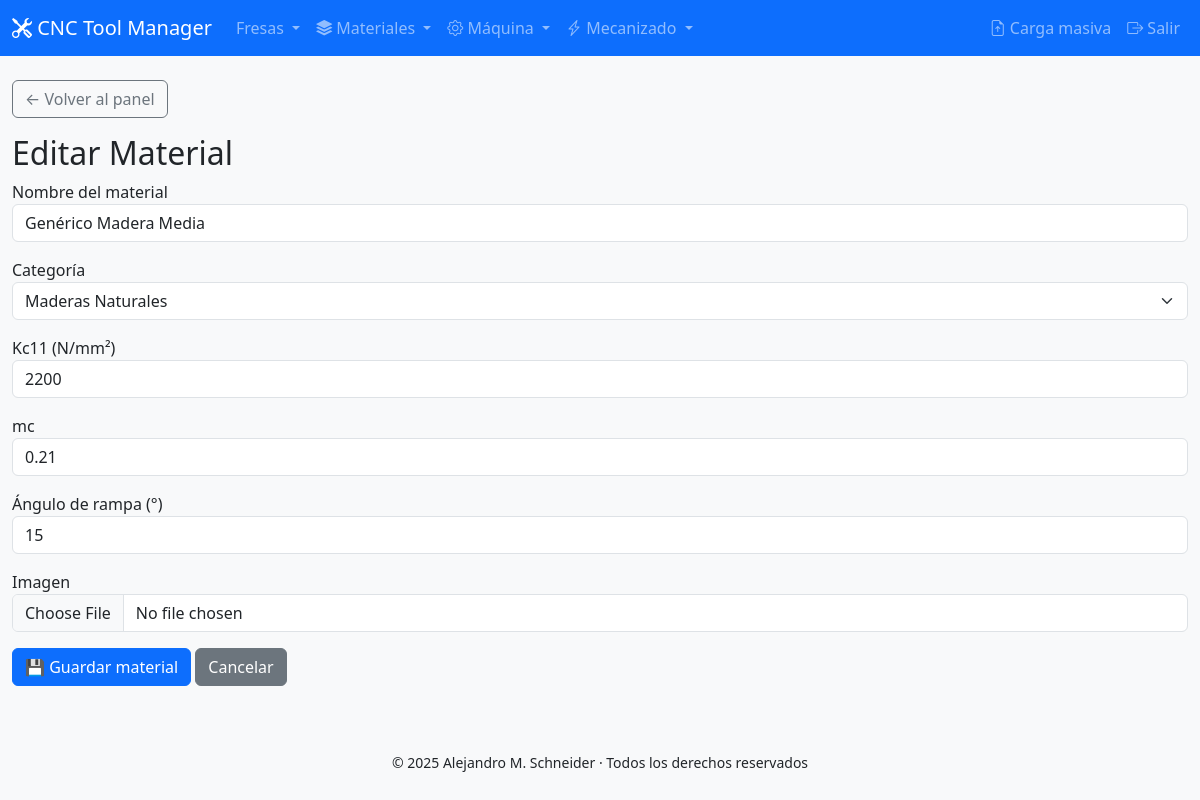
Before: /admin/panel/material_form.php?id=4 with the older database file.
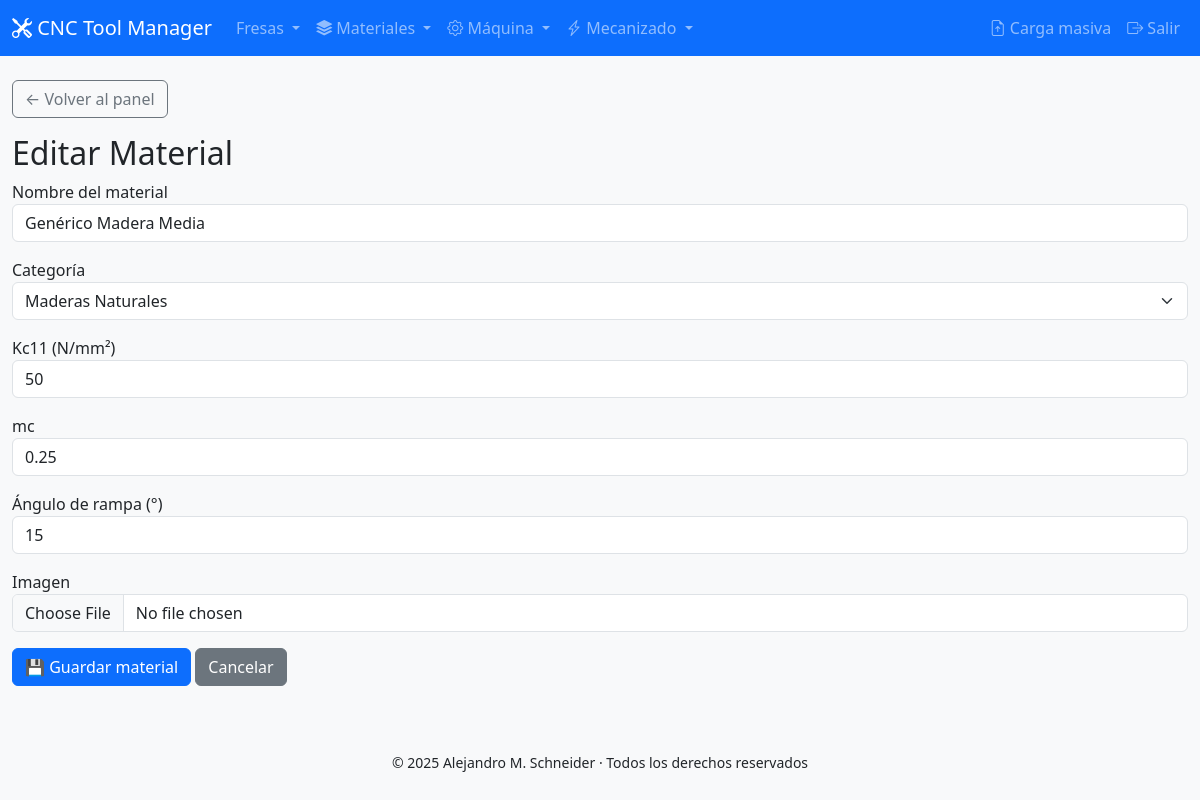
After: the same page with the newer database file.
### tables this page shows
CREATE TABLE `materials` (
  `material_id` int(11) NOT NULL,
  `category_id` int(11) DEFAULT NULL,
  `name` varchar(100) NOT NULL,
  `kc11` float DEFAULT NULL,
  `mc` float DEFAULT NULL,
  `angle_ramp` tinyint(4) NOT NULL DEFAULT 15,
  `image` varchar(255) DEFAULT NULL
);

CREATE TABLE `materialcategories` (
  `category_id` int(11) NOT NULL,
  `name` varchar(100) NOT NULL,
  `parent_id` int(11) DEFAULT NULL,
  `image` varchar(255) DEFAULT NULL
);

### admin/panel/material_form.php (the view, shortened to what this page needs)
<?php
require_once '../includes/db.php';
include 'header.php';
$material_id = $_GET['id'] ?? null;
$categories = $pdo->query("SELECT * FROM materialcategories ORDER BY name")->fetchAll(PDO::FETCH_ASSOC);
$data = [
  'name'       => '',
  'category_id'=> '',
  'kc11'       => '',
  'mc'         => '',
  'angle_ramp' => '',
  'image'      => ''
];
if ($material_id) {
  $stmt = $pdo->prepare("SELECT * FROM materials WHERE material_id = ?");
  $stmt->execute([$material_id]);
  $data = $stmt->fetch();
}
?>
<h2><?= $material_id ? 'Editar Material' : 'Nuevo Material' ?></h2>
<form action="material_save.php" method="POST" enctype="multipart/form-data">
  <div class="mb-3">
    <label>Nombre del material</label>
    <input type="text" name="name" class="form-control" required value="<?= htmlspecialchars($data['name']) ?>">
  </div>
  <div class="mb-3">
    <label>Categoría</label>
    <select name="category_id" class="form-select" required>
      <?php foreach ($categories as $cat): ?>
        <option value="<?= $cat['category_id'] ?>" <?= $data['category_id'] == $cat['category_id'] ? 'selected' : '' ?>>
          <?= htmlspecialchars($cat['name']) ?>
        </option>
      <?php endforeach; ?>
    </select>
  </div>
  <div class="mb-3">
    <label>Kc11 (N/mm²)</label>
    <input type="number" step="0.1" name="kc11" class="form-control" value="<?= $data['kc11'] ?>">
  </div>
  <div class="mb-3">
    <label>mc</label>
    <input type="number" step="0.01" name="mc" class="form-control" value="<?= $data['mc'] ?>">
  </div>
  <div class="mb-3">
    <label>Ángulo de rampa (°)</label>
    <input type="number" step="1" name="angle_ramp" class="form-control" value="<?= $data['angle_ramp'] ?>">
  </div>
  <div class="mb-3">
    <label>Imagen</label>
    <input type="file" name="image" class="form-control">
  </div>
  <button type="submit" class="btn btn-primary">💾 Guardar material</button>
  <a href="materials.php" class="btn btn-secondary">Cancelar</a>
</form>
<?php include '../includes/footer.php'; ?>

### admin/panel/header.php (shortened to what this page needs)
<!doctype html>
<html lang="es">
<head>
  <link href="https://cdn.jsdelivr.net/npm/bootstrap@5.3.3/dist/css/bootstrap.min.css" rel="stylesheet">
  <link href="https://cdn.jsdelivr.net/npm/bootstrap-icons@1.11.3/font/bootstrap-icons.css" rel="stylesheet">
</head>
<body class="bg-light">
<nav class="navbar navbar-expand-lg navbar-dark bg-primary mb-4">
  <div class="container-fluid">
    <a class="navbar-brand" href="dashboard.php">
      <i class="bi bi-tools"></i> CNC Tool Manager
    </a>
    <div class="collapse navbar-collapse" id="mainNav">
      <ul class="navbar-nav me-auto mb-2 mb-lg-0">
        <li class="nav-item dropdown">
          <a class="nav-link dropdown-toggle" href="#" id="navFresas" data-bs-toggle="dropdown">
            <i class="bi bi-drill"></i> Fresas
          </a>
        </li>
        <li class="nav-item dropdown">
          <a class="nav-link dropdown-toggle" href="#" id="navMateriales" data-bs-toggle="dropdown">
            <i class="bi bi-stack"></i> Materiales
          </a>
        </li>
        <li class="nav-item dropdown">
          <a class="nav-link dropdown-toggle" href="#" id="navMaquina" data-bs-toggle="dropdown">
            <i class="bi bi-gear"></i> Máquina
          </a>
        </li>
        <li class="nav-item dropdown">
          <a class="nav-link dropdown-toggle" href="#" id="navMecanizado" data-bs-toggle="dropdown">
            <i class="bi bi-lightning-charge"></i> Mecanizado
          </a>
        </li>
      </ul>
      <ul class="navbar-nav ms-auto">
        <li class="nav-item">
          <a class="nav-link" href="bulk_upload.php">
            <i class="bi bi-file-earmark-arrow-up"></i> Carga masiva
          </a>
        </li>
        <li class="nav-item">
          <a class="nav-link" href="logout.php">
            <i class="bi bi-box-arrow-right"></i> Salir
          </a>
        </li>
      </ul>
    </div>
  </div>
</nav>
<div class="container-fluid">
  <?php if (basename($_SERVER['PHP_SELF']) !== 'dashboard.php'): ?>
    <div class="mb-3">
      <a href="dashboard.php" class="btn btn-outline-secondary">← Volver al panel</a>
    </div>
  <?php endif; ?>

### admin/includes/footer.php (shortened to what this page needs)
<footer class="text-center py-3 mt-5">
  <small>&copy; <?= date('Y') ?> Alejandro M. Schneider · Todos los derechos reservados</small>
</footer>

Changed rows visible on the page:
changed materials "Genérico Madera Media": kc11 "2200" → "50"; mc "0.21" → "0.25"
